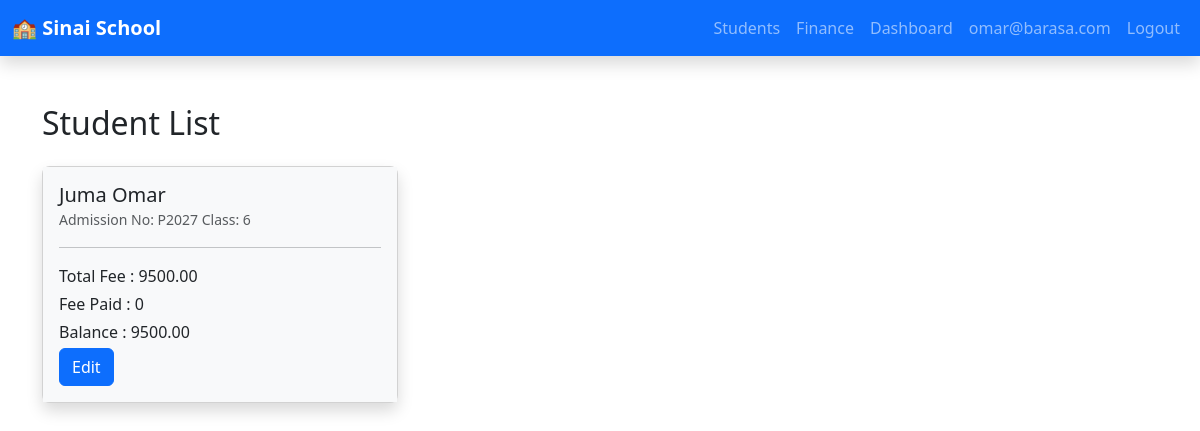
Page /students/ (signed in) on the committed database.
### students/models.py (models this page shows, shortened)
class Student(models.Model):
    first_name = models.CharField(max_length=50)
    last_name = models.CharField(max_length=50)
    email = models.EmailField(unique=True)
    user = models.OneToOneField(User, on_delete=models.CASCADE)
    adm_no = models.CharField(max_length=100)
    grade = models.ForeignKey(ClassRoom, on_delete=models.CASCADE)
    fee_type = models.ManyToManyField('finance.FeeType', blank=True)
    def total_fees(self):
        if not self.pk:
            return 0
        return sum(fee.amount for fee in self.fee_type.all())
    def total_fees_paid(self):
        if not self.pk:
            return 0
        return sum(payment.amount for payment in self.payment_set.all())
    def balance(self):
        if not self.pk:
            return 0
        total_paid = self.total_fees_paid()
        total_fees = sum(fee.amount for fee in self.fee_type.all())
        return total_fees - total_paid

### academics/models.py (models this page shows)
class ClassRoom(models.Model):
    streams = [
        ('N', 'North'),
        ('S', 'South'),
        ('E', 'East')
    ]
    capacity = models.IntegerField()
    class_teacher = models.OneToOneField(Teacher, on_delete=models.CASCADE)
    stream = models.CharField(max_length=50, choices=streams, default='N')
    name = models.CharField(max_length=50)
    def __str__(self):
        return self.name

### finance/models.py (models this page shows, shortened)
class FeeType(models.Model):
    name = models.CharField(max_length=100)
    description = models.TextField(blank=True, null=True)
    amount = models.DecimalField(max_digits=10, decimal_places=2)

### students/views.py (the view)
# urls.py: path('students/', views.StudentList.as_view(), name='student_list'),
class StudentList(ListView):
    model = Student
    template_name = 'students/student_list.html'
    context_object_name = 'students'
    def get_queryset(self):
        return Student.objects.select_related('user').all()

### students/templates/students/student_list.html
{% extends "./base.html" %}
{% block content %}
<div class="container mt-4">
    <h2 class="mb-4">Student List</h2>
    <div class="row">
        {% for student in students %}
        <div class="col-md-6 col-lg-4 mb-4">
            <div class="card shadow rounded-3">
                <div class="card-body bg-light">
                    <div class="d-flex align-items-center">
                        <div>
                            <h5 class="card-title mb-0">{{ student.user.first_name }}  {{student.user.last_name}}</h5>
                            <small class="text-muted">Admission No: {{ student.adm_no }} Class: {{ student.grade }}    </small>
                        </div>
                    </div>
                    <hr>
                    <p class="mb-1">Total Fee : {{ student.total_fees }}</p>
                    <p class="mb-1">Fee Paid : {{ student.total_fees_paid }}</p>
                    <p class="mb-1">Balance : {{ student.balance }}</p>
                    <a href="{% url 'students:edit_student' student.pk %}" class="btn btn-primary">Edit</a>
                </div>
            </div>
        </div>
        {% empty %}
        <p>No students found.</p>
        {% endfor %}
    </div>
</div>
{% endblock %}

### students/templates/students/base.html (shortened to what this page needs)
<!DOCTYPE html>
<html lang="en">
<head>
  <link href="https://cdn.jsdelivr.net/npm/bootstrap@5.3.0/dist/css/bootstrap.min.css" rel="stylesheet">
  {% load static %}
</head>
<body>
<nav class="navbar navbar-expand-lg navbar-dark bg-primary shadow">
  <div class="container-fluid">
    <a class="navbar-brand fw-bold" href="{% url 'students:student_list' %}">🏫 Sinai School</a>
    <div class="collapse navbar-collapse" id="navMenu">
      <ul class="navbar-nav ms-auto">
        <li class="nav-item">
          <a class="nav-link" href="{% url 'students:student_list' %}">Students</a>
        </li>
        <li class="nav-item">
          <a class="nav-link" href="#">Finance</a>
        </li>
        <li class="nav-item">
          <a class="nav-link" href="#">Dashboard</a>
        </li>
        {% if user.is_authenticated %}
        <li class="nav-item">
          <a class="nav-link" href="#">{{ user.username }}</a>
        </li>
        <li class="nav-item">
          <a class="nav-link" href="#">Logout</a>
        </li>
        {% else %}
        <li class="nav-item">
          <a class="nav-link" href="#">Login</a>
        </li>
        {% endif %}
      </ul>
    </div>
  </div>
</nav>
<main class="container-fluid py-4">
  {% block content %}{% endblock %}
</main>
</body>
</html>

### rows in the picture
Student: user.first_name "Juma", user.last_name "Omar", adm_no "P2027", grade "6", total_fees "9500.00", total_fees_paid "0", balance "9500.00"

### other values in the picture
{{ user.username }} "omar@barasa.com"
